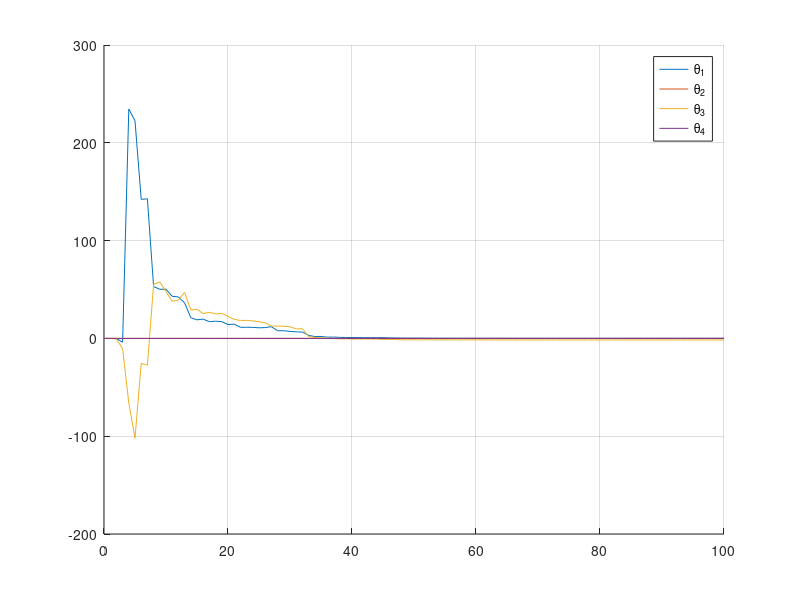

Here is the MATLAB script that generated this plot:
theta = [.1065; 0.0902; -1.607; .6065]; % real parameters

n = 2; % number of delayed y signals
m = 2; % number of delayed u signals
assert(length(theta) == n+m);

N = 100; % simulation length

lambda = 0.9;

theta_hat = zeros(n+m, N);
phi = zeros(n+m, N);
P = zeros(n+m, n+m, N);
P_0 = 1*eye(n+m);
theta_0 = zeros(n+m,1);
y = zeros(1,N);
u = mvnrnd(0,2,N);


P(:,:,1) = (1/lambda)*(P_0 - (P_0*(phi(:,1)*phi(:,1)')*P_0) / ...
    (lambda + phi(:,1)'*P_0*phi(:,1)));
K = P(:,:,1)*phi(:,1);
epsilon = y(1) - phi(:,1)'*theta_0;
theta_hat(:,1) = theta_0 + K*epsilon;
for k=2:N
    % Adjust y values in phi
    phi(2:n,k) = phi(1:n-1,k);
    phi(1,k) = -y(k-1);
    % Adjust u values in phi
    phi(n+2:n+m,k) = phi(n+1:n+m-1,k);
    phi(n+1,k) = u(k-1);
    
    y(k) = theta'*phi(:,k);
    
    P(:,:,k) = (1/lambda)*(P(:,:,k-1) - ...
        (P(:,:,k-1)*phi(:,k-1)*phi(:,k-1)'*P(:,:,k-1)) / ...
        (lambda + phi(:,k-1)'*P(:,:,k-1)*phi(:,k-1)));
    K = P(:,:,k)*phi(:,k);
    epsilon = y(k) - phi(:,k)'*theta_hat(:,k-1);
    theta_hat(:,k) = theta_hat(:,k-1) + K*epsilon;
end

close all;
figure(1); hold on;
Legend = cell(n+m,1);
for i=1:n+m
    plot(0:N, [theta_0(i), theta_hat(i,:)]);
    Legend{i} = ['\theta_' num2str(i)];
end
legend(Legend);
hold off; grid on;